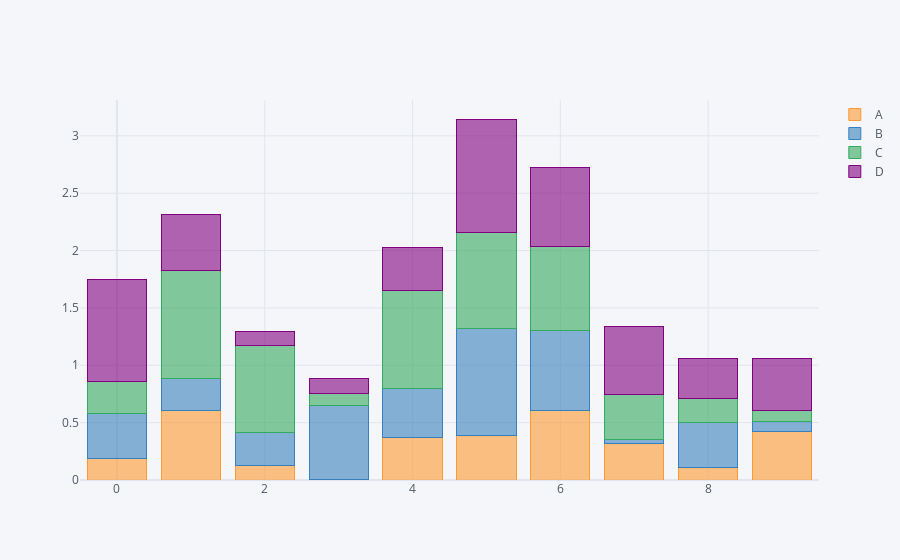

Notebook code for this chart:
### Markdown cell above
### stack plot

### Code cell
df.iplot(kind='bar', barmode='stack')

### Figure 1 — Plotly figure (JSON) as saved in the notebook; plotly's stock layout.template omitted (floating-point values rounded to 4 significant figures)
{"data": [{"marker": {"color": "rgba(255, 153, 51, 0.6)", "line": {"color": "rgba(255, 153, 51, 1.0)", "width": 1}}, "name": "A", "orientation": "v", "text": "", "type": "bar", "x": [0, 1, 2, 3, 4, 5, 6, 7, 8, 9], "y": [0.1869, 0.6096, 0.1271, 0.004488, 0.3683, 0.3848, 0.607, 0.3139, 0.1132, 0.4206]}, {"marker": {"color": "rgba(55, 128, 191, 0.6)", "line": {"color": "rgba(55, 128, 191, 1.0)", "width": 1}}, "name": "B", "orientation": "v", "text": "", "type": "bar", "x": [0, 1, 2, 3, 4, 5, 6, 7, 8, 9], "y": [0.3894, 0.2728, 0.2906, 0.6463, 0.4305, 0.9336, 0.6937, 0.04265, 0.3872, 0.09253]}, {"marker": {"color": "rgba(50, 171, 96, 0.6)", "line": {"color": "rgba(50, 171, 96, 1.0)", "width": 1}}, "name": "C", "orientation": "v", "text": "", "type": "bar", "x": [0, 1, 2, 3, 4, 5, 6, 7, 8, 9], "y": [0.2783, 0.9405, 0.7541, 0.105, 0.853, 0.8396, 0.7363, 0.392, 0.2097, 0.09553]}, {"marker": {"color": "rgba(128, 0, 128, 0.6)", "line": {"color": "rgba(128, 0, 128, 1.0)", "width": 1}}, "name": "D", "orientation": "v", "text": "", "type": "bar", "x": [0, 1, 2, 3, 4, 5, 6, 7, 8, 9], "y": [0.8961, 0.4942, 0.1193, 0.1285, 0.3752, 0.9888, 0.687, 0.5934, 0.3483, 0.4463]}], "layout": {"barmode": "stack", "legend": {"bgcolor": "#F5F6F9", "font": {"color": "#4D5663"}, "traceorder": "normal"}, "paper_bgcolor": "#F5F6F9", "plot_bgcolor": "#F5F6F9", "title": {"font": {"color": "#4D5663"}}, "xaxis": {"gridcolor": "#E1E5ED", "showgrid": true, "tickfont": {"color": "#4D5663"}, "title": {"font": {"color": "#4D5663"}, "text": ""}, "zerolinecolor": "#E1E5ED"}, "yaxis": {"gridcolor": "#E1E5ED", "showgrid": true, "tickfont": {"color": "#4D5663"}, "title": {"font": {"color": "#4D5663"}, "text": ""}, "zerolinecolor": "#E1E5ED"}}}
